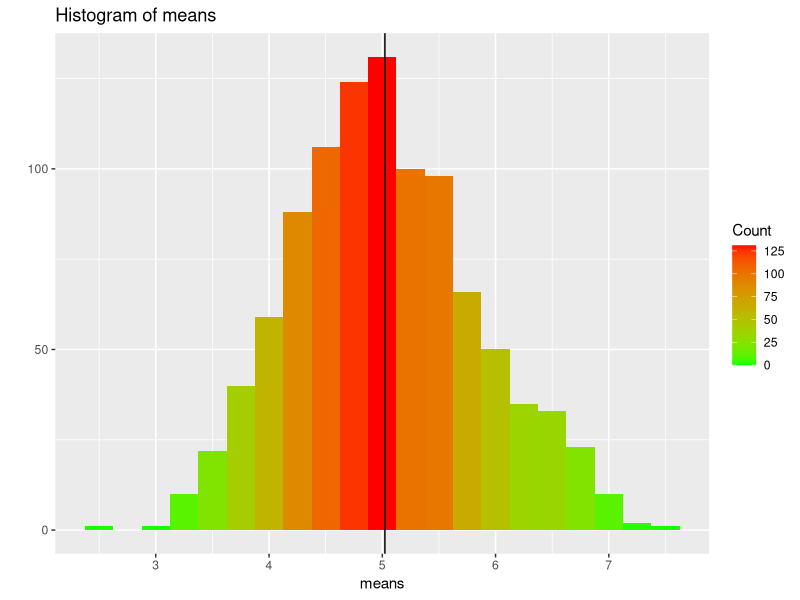
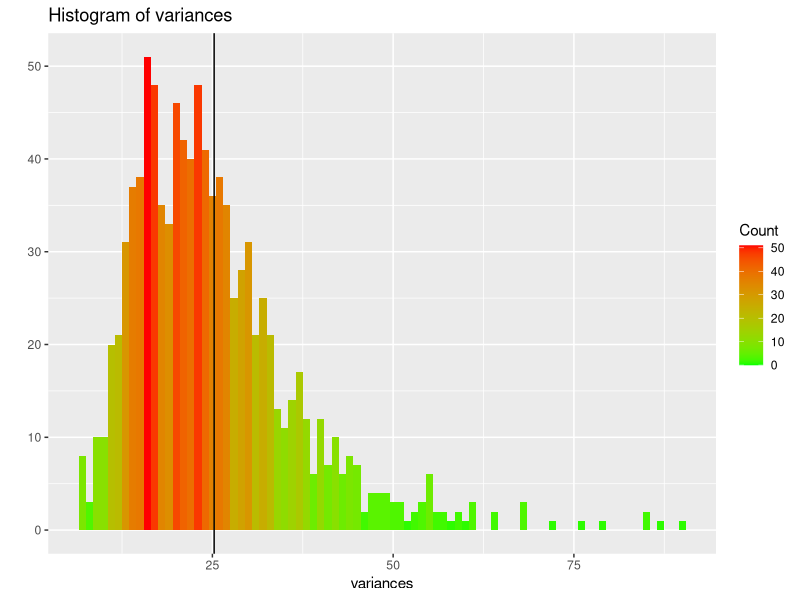
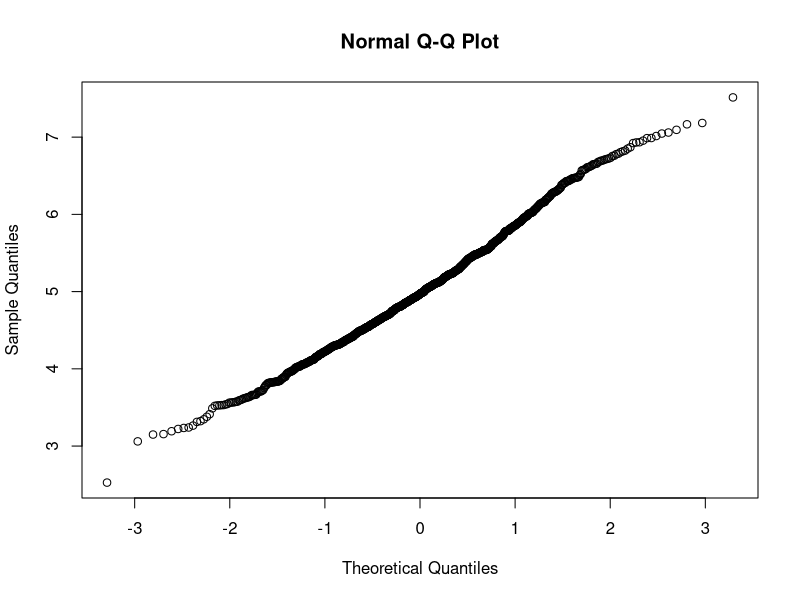

The R source for these figures, in order:
## ---- chunk 1
library(ggplot2)
## ---- chunk 2
set.seed(123456)
lambda = 0.2
n = 40 # Number of values drawn for each iteration
reps = 1000 # Number of iterations
## ---- chunk 3
means <- c() # Init vector for storing means
variances <- c() # Init vector for storing variances
# Simulate 1000 reps
for (i in 1:reps){
    values <- rexp(n, lambda) # Get n values
    means[i] <- mean(values) # Store the mean for each iteration
    variances[i] <- var(values) # Store the variance for each iteration
}
## ---- chunk 4
theoretical.mean <- 1 / lambda
theoretical.mean
## ---- chunk 5
sample.mean <- mean(means)
sample.mean
sample.mean.bounds <- quantile(variances, probs = c(0.025, 0.975))
sample.mean.lowerBound <- sample.mean.bounds[1]
sample.mean.upperBound <- sample.mean.bounds[2]
sample.mean.lowerBound
sample.mean.upperBound
## ---- chunk 6
qplot(means, binwidth = 0.25, fill=..count.., main = "Histogram of means") +
    scale_fill_gradient("Count", low = "green", high = "red") +
    geom_vline(xintercept=sample.mean)
## ---- chunk 7
theoretical.sd <- 1 / lambda
theoretical.var <- theoretical.sd^2
theoretical.var
## ---- chunk 8
sample.var.mean <- mean(variances)
sample.var.mean
sample.var.bounds <- quantile(variances, probs = c(0.025, 0.975))
sample.variance.lowerBound <- sample.var.bounds[1]
sample.variance.upperBound <- sample.var.bounds[2]
sample.variance.lowerBound
sample.variance.upperBound
## ---- chunk 9
qplot(variances, binwidth = 1, fill=..count.., main = "Histogram of variances") + 
    scale_fill_gradient("Count", low = "green", high = "red") +
    geom_vline(xintercept=sample.var.mean)
## ---- chunk 10
qqnorm(means)
## ---- chunk 11
shapiro.test(means)
